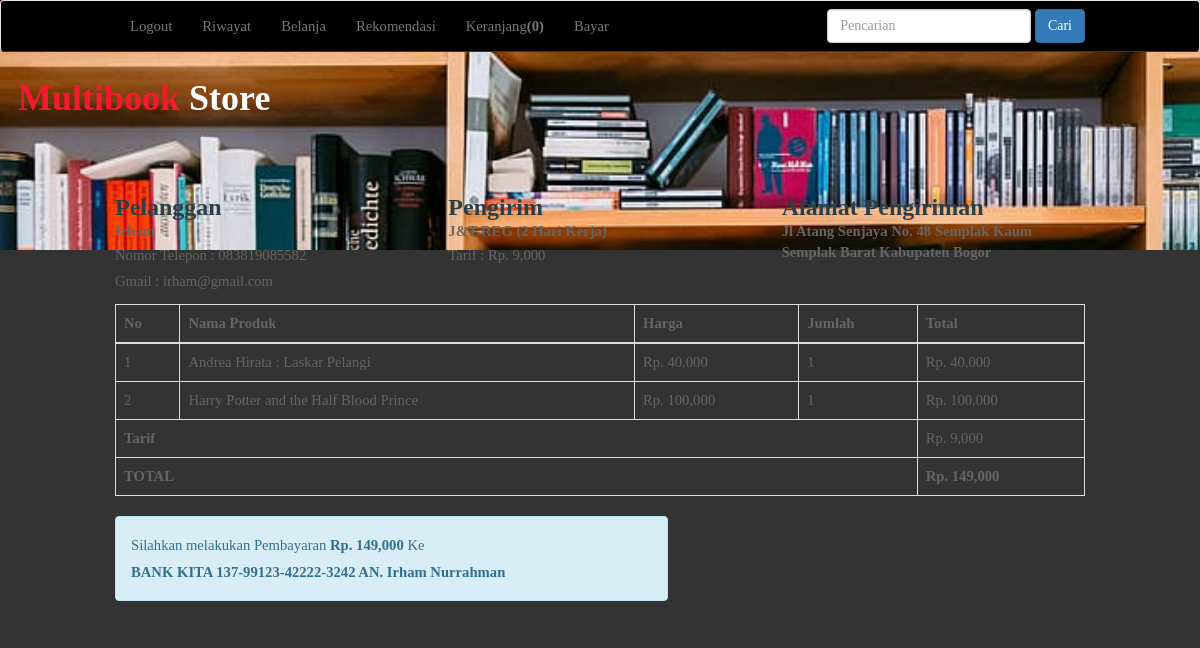
The app's page /nota.php?id=4 (signed in) with its own data.
### tables this page shows
CREATE TABLE `pembelian` (
  `id_pembelian` int(11) NOT NULL,
  `id_pelanggan` int(11) NOT NULL,
  `id_kurir` int(11) NOT NULL,
  `tanggal_pembelian` date NOT NULL,
  `total_pembelian` int(11) NOT NULL,
  `nama_kurir` varchar(100) NOT NULL,
  `tarif` int(11) NOT NULL,
  `alamat_pengiriman` text NOT NULL,
  `status_pembelian` varchar(100) NOT NULL DEFAULT 'Tertunda',
  `resi_pengiriman` varchar(50) NOT NULL
);

CREATE TABLE `pelanggan` (
  `id_pelanggan` int(11) NOT NULL,
  `gmail_pelanggan` varchar(100) NOT NULL,
  `password_pelanggan` varchar(50) NOT NULL,
  `nama_pelanggan` varchar(100) NOT NULL,
  `telepon_pelanggan` varchar(25) NOT NULL
);

CREATE TABLE `pembelian_produk` (
  `id_pembelian_produk` int(11) NOT NULL,
  `id_pembelian` int(11) NOT NULL,
  `id_produk` int(11) NOT NULL,
  `jumlah_pembelian` int(11) NOT NULL
);

CREATE TABLE `produk` (
  `id_produk` int(11) NOT NULL,
  `nama_produk` varchar(100) NOT NULL,
  `harga_produk` int(11) NOT NULL,
  `berat_produk` int(11) NOT NULL,
  `foto_produk` varchar(100) NOT NULL,
  `deskripsi_produk` text NOT NULL,
  `resep_produk` varchar(100) NOT NULL,
  `stok_produk` int(5) NOT NULL
);

### nota.php (the view, shortened to what this page needs)
<?php
	$koneksi = new mysqli("localhost","root","","tokobuku");
?>
<!DOCTYPE html>
<html>
<head>
	<link rel="stylesheet" type="text/css" href="admin/assets/css/bootstrap.css">
</head>
<body>
    <link href="assets/bootstrap/css/bootstrap.min.css" rel="stylesheet">
    <link href="assets/style.css" rel="stylesheet">
<body>
  <div id="container">
    <div id="header">
      <div class="headerBackground">
        <h1><font color="#f8192e"><br><br><b>&nbsp;&nbsp;Multibook</font><font color="#ffffff"> Store</font></b></h1>
      </div>
    </div>
  <body>
	<nav class="navbar navbar-default"style="background: black;" >
		<div class="container">
			<ul class="nav navbar-nav" style="background: black;">
				<?php if (isset($_SESSION['pelanggan'])): ?>
				<li><a href="logout.php" onclick="return confirm('Apakah Anda Yakin ?')">Logout</a></li>
				<li><a href="riwayat.php">Riwayat</a></li>
				<?php else: ?>
				<li><a href="login.php">Login</a></li>
				<li><a href="daftar.php">Daftar</a></li>
				<?php endif ?>
				<li><a href="index.php">Belanja</a></li>
				<?php if(!isset($_SESSION["keranjang"])) : ?>
					<li><a href="rekomendasi.php">Rekomendasi</a></li>
					<li><a href="keranjang.php">Keranjang<strong>(0)</strong></a></li>
			<?php endif ?>
				<li><a href="bayar.php">Bayar</a></li>
			</ul>
			<form action="pencarian.php" method="get" class="navbar-form navbar-right">
				<input type="text" name="keyword" class="form-control" placeholder="Pencarian">
				<button class="btn btn-primary">Cari</button>
			</form>
		</div>
	</nav>
	<section class="konten">
		<div class="container">
			<h2>Detail Pembelian</h2>
			<?php
				$ambil=$koneksi->query("SELECT * FROM pembelian JOIN pelanggan ON pembelian.id_pelanggan=pelanggan.id_pelanggan WHERE pembelian.id_pembelian='$_GET[id]'");
				$detail=$ambil->fetch_assoc();
			?>
			<p>
				Kode Pembelian : <strong>H-<?php echo $detail['id_pembelian']; ?>-S</strong><br>
				Tanggal Pembelian : <?php echo $detail['tanggal_pembelian']; ?> <br>
			</p>
			<div class="row">
				<div class="col-md-4">
					<h3>Pelanggan</h3>
					<strong><?php echo $detail['nama_pelanggan']?></strong>
					<p>Nomor Telepon :  <?php echo $detail['telepon_pelanggan']?><br>Gmail : <?php echo $detail['gmail_pelanggan']; ?>
					</p>
				</div>
				<div class="col-md-4">
					<h3>Pengirim</h3>
					<strong><?php echo $detail['nama_kurir']; ?></strong>
					<p>Tarif : Rp. <?php echo number_format($detail['tarif']); ?></p>
				</div>
				<div class="col-md-4">
					<h3>Alamat Pengiriman</h3>
					<strong><?php echo $detail['alamat_pengiriman']; ?></strong>
				</div>
			</div>
			<table class="table table-bordered">
				<thead>
					<tr>
						<th>No</th>
						<th>Nama Produk</th>
						<th>Harga</th>
						<th>Jumlah</th>
						<th>Total</th>
					</tr>
				</thead>
				<tbody>
					<?php $nomor=1; ?>
					<?php $totalbelanja=0;?>
					<?php $ambil=$koneksi->query("SELECT * FROM pembelian_produk JOIN produk ON pembelian_produk.id_produk=produk.id_produk WHERE pembelian_produk.id_pembelian='$_GET[id]'");?>
					<?php while($pecah=$ambil->fetch_assoc()) { ?>
						<?php $subharga =  $pecah['harga_produk']*$pecah['jumlah_pembelian']; ?>
					<tr>
						<td> <?php echo $nomor; ?></td>
						<td> <?php echo $pecah['nama_produk']; ?></td>
						<td> Rp. <?php echo number_format($pecah['harga_produk']); ?></td>
						<td> <?php echo $pecah['jumlah_pembelian']; ?></td>
						<td> Rp. <?php echo number_format($subharga); ?></td>
					</tr>
					<?php $nomor++ ?>
					<?php $totalbelanja+=$subharga; ?>
					<?php } ?>
				</tbody>
				<tfoot>
					<tr>
						<th colspan="4">Tarif</th>
						<td>Rp. <?php echo number_format($detail['tarif']); ?></td>
					</tr>
					<tr>
						<th colspan="4">TOTAL</th>
						<th>Rp. <?php echo number_format($totalbelanja+$detail['tarif']); ?></th>
					</tr>
				</tfoot>
			</table>
			<div class="row">
				<div class="col-md-7">
					<div class="alert alert-info">
						<p>
							Silahkan melakukan Pembayaran <strong>Rp. <?php echo number_format($detail['total_pembelian'])?></strong>
							Ke <br>
							<strong>BANK KITA 137-99123-42222-3242 AN. Irham Nurrahman</strong>
						</p>
					</div>
				</div>
			</div>
		</div>
	</section>
</body>
</html>

### css/style.css (style rules this page uses)
* { margin:0px auto; }
html, body { height: 100%; }
body { margin: 0px; padding: 0px; background: #333333; font-family: 'Varela', sans-serif; font-size: 11pt; font-weight: 300; color: #656565; }
h1, h2, h3 { margin: 0; padding: 0; font-weight: 700; color: #2B3F48; }
p, ol, ul { margin-top: 0; }
ol, ul { padding: 0; list-style: none; }
p { line-height: 180%; }
a { color: #0000FF; }
.container { overflow: hidden; margin: 0em auto; width: 1000px; }
.box1, .box2, .box3, { float: left; margin-right: 20px; }
#header { width: 100%; z-index: :1000; position: fixed; height:60px; background: #f8192e; }
* { box-sizing: border-box; }
body { font-family: "lora"; }
.navbar { background-color: #171717; border-bottom: 1px solid #333333; }

### nota.php (style rules this page uses)
#header .headerBackground { width: 1520px; height: 250px; background: url(img/background.jpg); background-size: cover; }
#header { background: blue; width: 940px; height: 240px; }
h1 { padding-top: 0px; }

### records on screen
pembelian: id_pelanggan.nama_pelanggan "Irham", id_pelanggan.telepon_pelanggan "083819085582", id_pelanggan.gmail_pelanggan "irham@gmail.com", nama_kurir "J&T REG (2 Hari Kerja)", tarif "9,000", alamat_pengiriman "Jl Atang Senjaya No. 48 Semplak Kaum Semplak Barat Kabupaten Bogor", $totalbelanja+$detail['tarif'] "149,000", total_pembelian "149,000"
pembelian_produk: id_produk.nama_produk "Andrea Hirata : Laskar Pelangi", id_produk.harga_produk "40,000", jumlah_pembelian "1", subharga "40,000"
pembelian_produk: id_produk.nama_produk "Harry Potter and the Half Blood Prince", id_produk.harga_produk "100,000", jumlah_pembelian "1", subharga "100,000"
